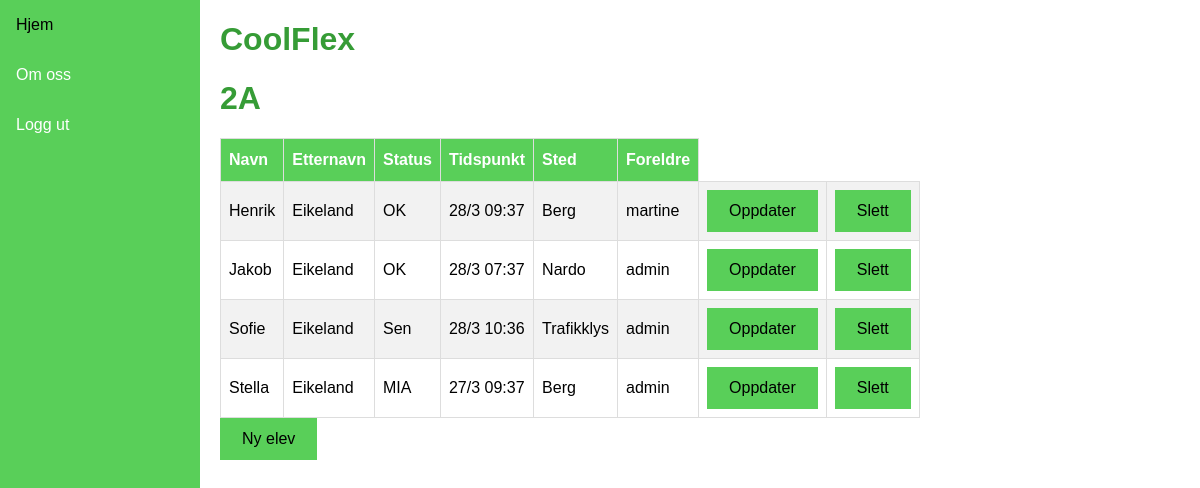
Page /klasse/1 (signed in) on the committed database.
### coolflex/models.py (models this page shows, shortened)
class Klasse(models.Model):
    navn = models.CharField(max_length=2, default=None)
    teacher = models.ForeignKey(User, on_delete=models.CASCADE)
    def __str__(self):
        return self.navn
    class Meta:  #la til Meta-data i Klasse og CoolUser for å kunne sortere på klassenavn og etternavn
        ordering = ["navn"]

class CoolUser(models.Model):
    first_name = models.CharField(max_length=20, default="CoolUser")
    last_name = models.CharField(max_length=20, default ="")
    klasse = models.ForeignKey(Klasse, null=True, related_name="cooluser", on_delete=models.CASCADE)
    teacher = models.ForeignKey(User, blank=True, on_delete=models.CASCADE, related_name="+")
    parent = models.ForeignKey(User, blank=True, on_delete=models.CASCADE, related_name="+")
    status = models.CharField(max_length=3, default="DEF", blank=True, null=True)
    timestamp = models.CharField(max_length=20, default="N/A", blank=True, null=True)
    location = models.CharField(max_length=20, default="N/A", blank=True, null=True)
    class Meta:
        ordering = ["last_name", "first_name"]
    def get_parent(self):
        return self.parent.username

### coolflex/views.py (the view)
# urls.py: path("klasse", views.frontpage, name="frontpage"),
@login_required
def klasse(request, pk):
	klasse = Klasse.objects.get(id=pk)
	coolusers = CoolUser.objects.filter(klasse=klasse)
	klassenavn = klasse
	for user in coolusers:
		user.status = get_status_text(user)
		user.location = get_coolbox_location(user, coolbox_dict)
		user.timestamp = get_timestamp_text(user)
	context = {'klasse':klasse, 'coolusers':coolusers, "klassenavn":klassenavn} #context er en ryddig måte å bruke data i template
	return render(request, "coolflex/klasse.html", context)

### coolflex/views.py (called while the page is built)
def get_timestamp(user):
	box_data_list = []
	timestamp = datetime.now() #får int feil hvis ikke, default blir .now()
	box_data = DataCoolBox.objects.filter(cooluser_id = user.id)
	for data in box_data:
		box_data_list.append(data)
	if (len(box_data_list) > 1):
		timestamp = box_data_list[-1].timestamp
	elif (len(box_data_list) == 1):
		timestamp = box_data_list[0].timestamp
	return timestamp

def get_coolbox_location(user, box_dict):
	box_data_list = []
	box_id = 0
	box_data = DataCoolBox.objects.filter(cooluser_id = user.id)
	for data in box_data:
		box_data_list.append(data)
	if (len(box_data_list) > 1):
		box_id = box_data_list[-1].box_id
	elif (len(box_data_list) == 1):
		box_id = box_data_list[0].box_id
	return box_dict.get(box_id)

def get_timestamp_text(user):
	timestamp = get_timestamp(user)
	minute = int(timestamp.minute)
	if (minute <= 9):
		minute = "0"+str(minute)
	hour = int(timestamp.hour)
	if (hour <= 9):
		hour = "0"+str(hour)
	day = int(timestamp.day)
	if (day <= 9):
		day = "0"+str(day)
	month = int(timestamp.month)
	timestamp_text = f"{day}/{month} {hour}:{minute}"
	return timestamp_text

def check_timestamp(timestamp):
	valid_start_hour = 6
	valid_end_hour = 10
	today = int(datetime.now().day)
	this_month = int(datetime.now().month)
	this_year = int(datetime.now().year)
	hour = int(timestamp.hour)
	minutes = int(timestamp.minute)
	day = int(timestamp.day)
	month = int(timestamp.month)
	year = int(timestamp.year)
	if ((today == day) and (this_month == month) and (this_year == year)):
		if (valid_start_hour <= hour) and (hour < valid_end_hour):
			return 1 #valid timeframe
		elif (hour >= valid_end_hour):
			return 2 #late to school
		else:
			return 3 #invalid timeframe, something is up >:/
	else:
		return False

def get_status(user):
	timestamp_status = check_timestamp(get_timestamp(user))
	if (timestamp_status == 1):
		print("Valid date and time")
		return True
	elif (timestamp_status == 2):
		print("Invalid time")
		return 2
	elif (timestamp_status == 3):
		return False
	else:
		print("Invalid date")
		return False

def get_status_text(user):
	status = get_status(user)
	if (status == True):
		return "OK"
	elif (status == 2):
		return "Sen"
	else:
		return "MIA"

### coolflex/templates/coolflex/klasse.html
{% extends 'coolflex/base.html' %}
{% load static %}
{% block content %}
<h1>{{ klassenavn }}</h1>
<table id="coolflex">
    <thead>
      <tr>
        <th>Navn</th>
        <th>Etternavn</th>
        <th>Status</th>
        <th>Tidspunkt</th>
        <th>Sted</th>
        <th>Foreldre</th>
      </tr>
    </thead>
    <tbody>
      <tr>
        {% for user in coolusers %}
        {% if user.klasse|lower == klassenavn|lower %}
        <tr>
            <td> {{ user.first_name }} </td>
            <td> {{ user.last_name }} </td>
            <td> {{ user.status }} </td>
            <td> {{ user.timestamp }} </td>
            <td> {{ user.location }} </td>
            <td> {{ user.get_parent }} </td>
            <td> <div class="button"><a href="{% url 'updatecooluser' user.id %}">Oppdater</a></div> </td>
            <td> <div class="button"><a href="{% url 'deletecooluser' user.id %}">Slett</a></div> </td>
        </tr>
        {%endif%}
        {%endfor%}
      </tr>
    </tbody>
    </table>
    <div class="button"><a href="{% url 'createcooluser' %}">Ny elev</a></div>
{% endblock %}
{% block sidenav %}
<a href="{% url 'frontpage' %}">Hjem</a>
<a href="{% url 'info' %}">Om oss</a>
<a href="{% url 'logout' %}">Logg ut</a>
{% endblock %}

### coolflex/templates/coolflex/base.html (shortened to what this page needs)
<!DOCTYPE html>
<html lang="en">
<head>
</head>
<body>
<div class="sidenav">
  {% block sidenav %}
  {% endblock %}
</div>
<div class="content">
  <h1>CoolFlex</h1>
  {% block content%}
  {% endblock %}
</div>
</body>
</html>

### coolflex/templates/coolflex/base.html (style rules this page uses)
.button a { background-color: rgb(89, 207, 89); color: black; border: 2px solid rgb(89, 207, 89); padding: 10px 20px; text-align: center; text-decoration: none; display: inline-block; }
#coolflex { font-family: Arial, Helvetica, sans-serif; border-collapse: collapse; white-space: nowrap; }
#coolflex td, #coolflex th { border: 1px solid #ddd; padding: 8px; }
#coolflex tr:nth-child(even) { background-color: #f2f2f2; }
#coolflex th { padding-top: 12px; padding-bottom: 12px; text-align: left; background-color: rgb(89, 207, 89); color: white; }
* { box-sizing: border-box; }
body { margin: 0; font-family: Arial, Helvetica, sans-serif; }
h1, h2, h3, p { color: rgb(54, 156, 54); }
.sidenav { height: 100%; width: 200px; position: fixed; z-index: 1; top: 0; left: 0; background-color: rgb(89, 207, 89); overflow-x: hidden; }
.sidenav a { color: white; padding: 16px; text-decoration: none; display: block; }
.content { margin-left: 200px; padding-left: 20px; }

### rows in the picture
Klasse: navn "2A"
CoolUser: first_name "Henrik", last_name "Eikeland", status "OK", timestamp "28/3 09:37", location "Berg", get_parent "martine"
CoolUser: first_name "Jakob", last_name "Eikeland", status "OK", timestamp "28/3 07:37", location "Nardo", get_parent "admin"
CoolUser: first_name "Sofie", last_name "Eikeland", status "Sen", timestamp "28/3 10:36", location "Trafikklys", get_parent "admin"
CoolUser: first_name "Stella", last_name "Eikeland", status "MIA", timestamp "27/3 09:37", location "Berg", get_parent "admin"
